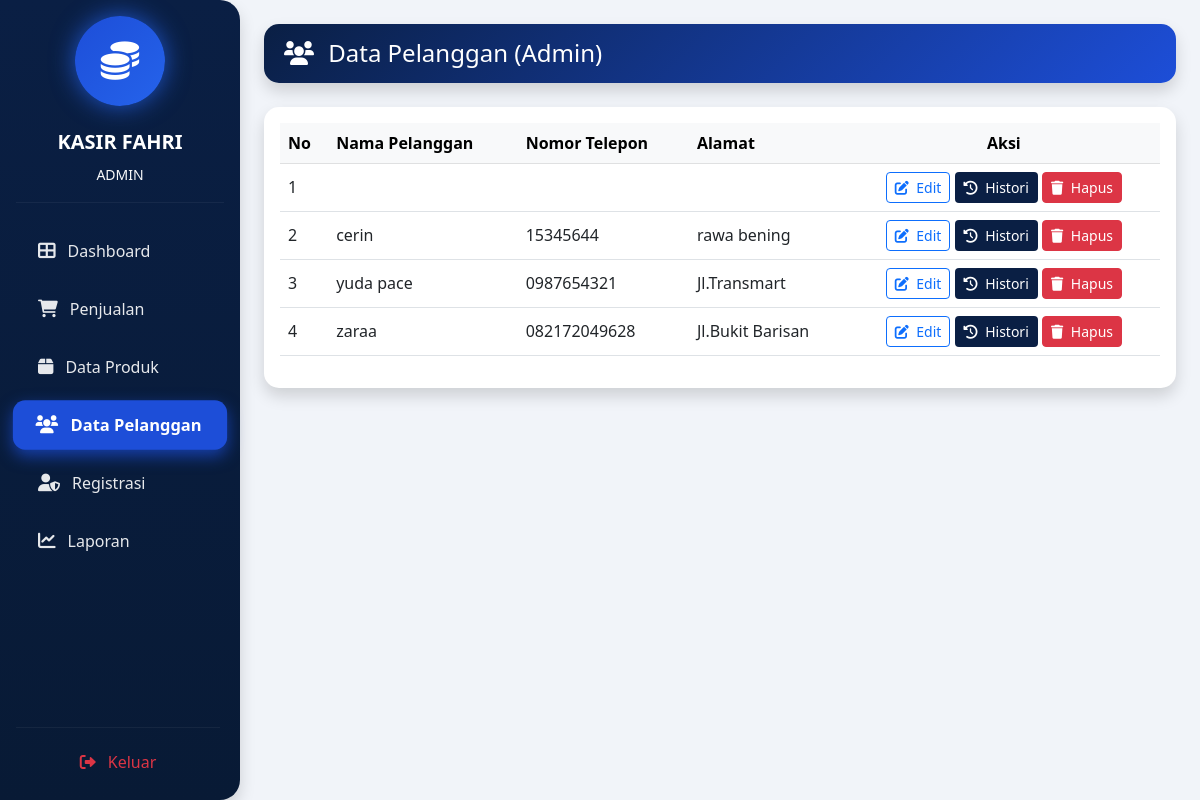
The app's page /admin/pelanggan/index.php (signed in) with its own data.
### tables this page shows
CREATE TABLE `pelanggan` (
  `PelangganID` int(11) NOT NULL,
  `NamaPelanggan` varchar(255) NOT NULL,
  `Alamat` text NOT NULL,
  `NomorTelepon` varchar(15) NOT NULL
);

### admin/pelanggan/index.php (the view, shortened to what this page needs)
<?php
include '../../main/connect.php';
?>
<!DOCTYPE html>
<html lang="id">
<head>
    <link href="https://cdn.jsdelivr.net/npm/bootstrap@5.3.0/dist/css/bootstrap.min.css" rel="stylesheet">
    <link rel="stylesheet" href="https://cdnjs.cloudflare.com/ajax/libs/font-awesome/6.0.0/css/all.min.css">
</head>
<body>
<div class="d-flex">
<?php include '../../template/sidebar.php'; ?>
<div class="container-fluid p-4">
    <div class="header-box mb-4 shadow">
        <h4 class="mb-0">
            <i class="fas fa-users me-2"></i> Data Pelanggan (Admin)
        </h4>
    </div>
    <div class="card shadow border-0">
        <div class="card-body table-responsive">
            <table class="table table-hover align-middle">
                <thead class="table-light">
                    <tr>
                        <th>No</th>
                        <th>Nama Pelanggan</th>
                        <th>Nomor Telepon</th>
                        <th>Alamat</th>
                        <th class="text-center">Aksi</th>
                    </tr>
                </thead>
                <tbody>
                <?php
                $no = 1;
                $query = mysqli_query($conn, "SELECT * FROM pelanggan ORDER BY PelangganID DESC");
                if(mysqli_num_rows($query) > 0):
                    while ($p = mysqli_fetch_assoc($query)):
                ?>
                <tr>
                    <td><?= $no++; ?></td>
                    <td><?= htmlspecialchars($p['NamaPelanggan']); ?></td>
                    <td><?= htmlspecialchars($p['NomorTelepon']); ?></td>
                    <td><?= htmlspecialchars($p['Alamat']); ?></td>
                    <td class="text-center">
                        <a href="edit.php?id=<?= $p['PelangganID']; ?>" class="btn btn-sm btn-outline-primary">
                            <i class="fas fa-edit me-1"></i> Edit
                        </a>
                        <a href="histori.php?id=<?= $p['PelangganID']; ?>" class="btn btn-sm btn-history">
                            <i class="fas fa-clock-rotate-left me-1"></i> Histori
                        </a>
                        <button onclick="hapusData('<?= $p['PelangganID']; ?>')" class="btn btn-sm btn-danger">
                            <i class="fas fa-trash me-1"></i> Hapus
                        </button>
                    </td>
                </tr>
                <?php endwhile; else: ?>
                <tr>
                    <td colspan="5" class="text-center text-muted">Data pelanggan belum tersedia</td>
                </tr>
                <?php endif; ?>
                </tbody>
            </table>
        </div>
    </div>
</div>
</div>
</body>
</html>

### admin/pelanggan/index.php (style rules this page uses)
body { background: #f1f4f9; }
.header-box { background: linear-gradient(135deg, #0a1f44, #1d4ed8); color: white; padding: 15px 20px; border-radius: 15px; }
.card { border-radius: 15px; }
.btn-history { background-color: #0a1f44; color: #fff; }

### records on screen
pelanggan: NamaPelanggan "cerin", NomorTelepon "15345644", Alamat "rawa bening"
pelanggan: NamaPelanggan "yuda pace", NomorTelepon "0987654321", Alamat "Jl.Transmart"
pelanggan: NamaPelanggan "zaraa", NomorTelepon "082172049628", Alamat "Jl.Bukit Barisan"

### other values on screen
$role "ADMIN"
